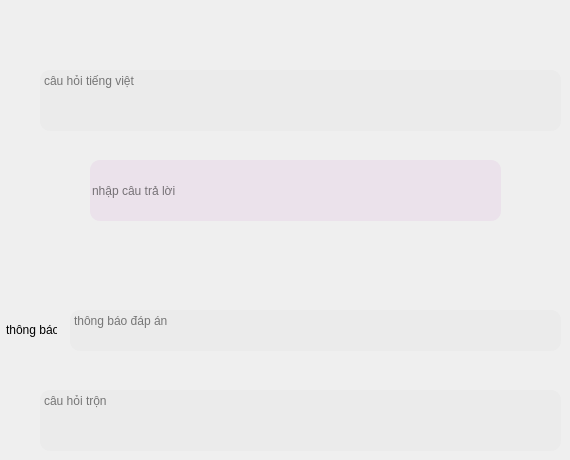
      <widget class="QWidget" name="page_6">
       <widget class="QTextEdit" name="text_en_doc_2">
        <property name="geometry">
         <rect>
          <x>40</x>
          <y>390</y>
          <width>521</width>
          <height>61</height>
         </rect>
        </property>
        <property name="mouseTracking">
         <bool>true</bool>
        </property>
        <property name="styleSheet">
         <string notr="true">border-radius: 10px;
color: black;
background: rgba(231, 231, 231, 0.5);
</string>
        </property>
        <property name="placeholderText">
         <string>câu hỏi trộn</string>
        </property>
       </widget>
       <widget class="QTextEdit" name="text_vi_doc_2">
        <property name="geometry">
         <rect>
          <x>40</x>
          <y>70</y>
          <width>521</width>
          <height>61</height>
         </rect>
        </property>
        <property name="mouseTracking">
         <bool>true</bool>
        </property>
        <property name="styleSheet">
         <string notr="true">border-radius: 10px;
color: black;
background: rgba(231, 231, 231, 0.5);
</string>
        </property>
        <property name="placeholderText">
         <string>câu hỏi tiếng việt</string>
        </property>
       </widget>
       <widget class="QLineEdit" name="tl_doc_2">
        <property name="geometry">
         <rect>
          <x>90</x>
          <y>160</y>
          <width>411</width>
          <height>61</height>
         </rect>
        </property>
        <property name="styleSheet">
         <string notr="true">border-radius: 10px;
color: black;
background: rgba(231, 212, 231, 0.5);
</string>
        </property>
        <property name="text">
         <string/>
        </property>
        <property name="placeholderText">
         <string>nhập câu trả lời</string>
        </property>
       </widget>
       <widget class="QTextEdit" name="tbao_doc_2">
        <property name="geometry">
         <rect>
          <x>70</x>
          <y>310</y>
          <width>491</width>
          <height>41</height>
         </rect>
        </property>
        <property name="mouseTracking">
         <bool>true</bool>
        </property>
        <property name="styleSheet">
         <string notr="true">border-radius: 10px;
color: black;
background: rgba(231, 231, 231, 0.5);
</string>
        </property>
        <property name="placeholderText">
         <string>thông báo đáp án</string>
        </property>
       </widget>
       <widget class="QLabel" name="label_6">
        <property name="geometry">
         <rect>
          <x>6</x>
          <y>320</y>
          <width>51</width>
          <height>20</height>
         </rect>
        </property>
        <property name="text">
         <string>thông báo</string>
        </property>
       </widget>
      </widget>
